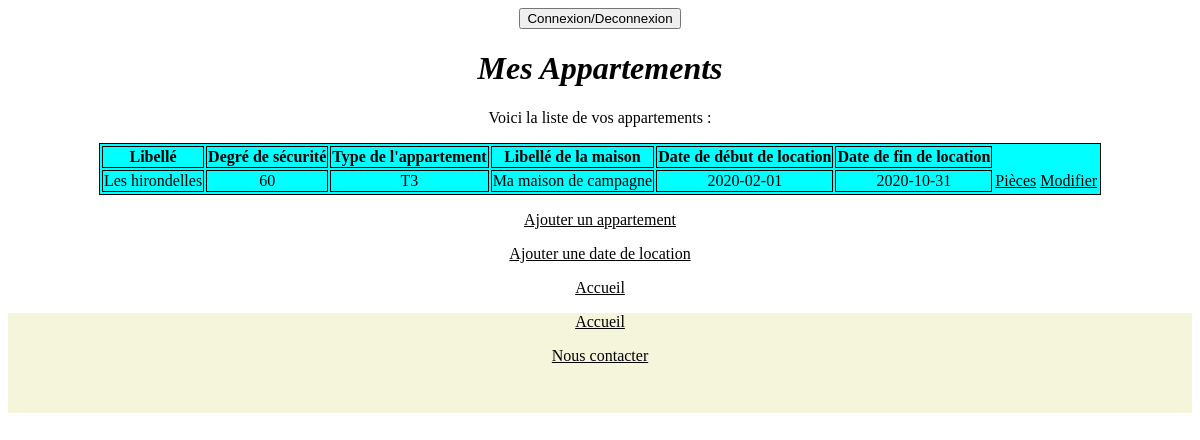
Screenshot of /index.php?cible=appartements&fonction=afficherAppartements (signed in) with the database file from the repository.
### tables this page shows
CREATE TABLE IF NOT EXISTS `appartement` (
  `Id_Appartement` int(11) NOT NULL AUTO_INCREMENT,
  `degreSecuriteAppartement` varchar(30) DEFAULT NULL,
  `libelleAppartement` varchar(30) DEFAULT NULL,
  `Id_Type_Appartement` int(11) NOT NULL,
  `Id_Maison` int(11) NOT NULL,
  PRIMARY KEY (`Id_Appartement`),
  KEY `Id_Type_Appartement` (`Id_Type_Appartement`),
  KEY `Id_Maison` (`Id_Maison`)
);

CREATE TABLE IF NOT EXISTS `type_appartement` (
  `Id_Type_Appartement` int(11) NOT NULL AUTO_INCREMENT,
  `libelle_type_appartement` varchar(50) DEFAULT NULL,
  PRIMARY KEY (`Id_Type_Appartement`)
);

CREATE TABLE IF NOT EXISTS `maison` (
  `Id_Maison` int(11) NOT NULL AUTO_INCREMENT,
  `nomMaison` varchar(30) DEFAULT NULL,
  `degreIsolation` int(11) DEFAULT NULL,
  `evaluationBase` varchar(30) DEFAULT NULL,
  `Id_Adresse` int(11) NOT NULL,
  PRIMARY KEY (`Id_Maison`),
  KEY `Id_Adresse` (`Id_Adresse`)
);

CREATE TABLE IF NOT EXISTS `locataire` (
  `Id_Appartement` int(11) NOT NULL,
  `dateDebutLocation` date NOT NULL,
  `dateFinLocation` date DEFAULT NULL,
  `Id_Utilisateur` int(11) NOT NULL,
  PRIMARY KEY (`Id_Appartement`,`dateDebutLocation`),
  KEY `Id_Utilisateur` (`Id_Utilisateur`)
);

### controleurs/appartements.php (called while the page is built, shortened)
<?php
include('./modele/requetes.appartements.php');
if (!isset($_GET['fonction']) || empty($_GET['fonction'])) {
    $function = "accueil";
    $alerte = "";
} else {
    $function = $_GET['fonction'];
}
switch ($function) {
    case 'afficherAppartements':
        $vue = "appartement";
        $entete = "Voici la liste de vos appartements :";
        $afficherAppartements = afficherAppartements($bdd);
        break;
}
include ('vues/header.php');
include ('vues/' . $vue . '.php');
include ('vues/footer.php');
?>

### index.php (called while the page is built, shortened)
<?php
if (isset($_GET['cible']) && !empty($_GET['cible'])) {
    $url = $_GET['cible'];
} else {
    $url = 'principal';
}
include('controleurs/' . $url . '.php');

### modele/requetes.appartements.php (called while the page is built, shortened)
<?php
function afficherAppartements(mysqli $bdd) {
    $query = 'SELECT * FROM `appartement` NATURAL JOIN locataire NATURAL JOIN maison NATURAL JOIN type_appartement WHERE Id_Utilisateur=' . $_SESSION['id'] . '';
    return mysqli_query($bdd, $query);
}
?>

### vues/appartement.php (the view, shortened to what this page needs)
<!DOCTYPE html>
    <html lang="fr">
        <head>
            <link rel="stylesheet" href="public/css/styles_con.css"/>
        </head>
    <body>
        <p><?php echo $entete; ?></p>
        <table class='appartement_table'>
        	<thead>
        		<tr>
                    <th class='appartement_td'>Libellé</th>
        			<th class='appartement_td'>Degré de sécurité</th>
                    <th class='appartement_td'>Type de l'appartement</th>
                    <th class='appartement_td'>Libellé de la maison</th>
                    <th class='appartement_td'>Date de début de location</th>
                    <th class='appartement_td'>Date de fin de location</th>
        		</tr>
        	</thead>
        	<tbody>
            <?php foreach ($afficherAppartements as $element) { ?>
                <tr>
                    <td class='appartement_td'>
        		    <?php echo $element['libelleAppartement']; ?>
                    </td>
                    <td class='appartement_td'>
                	<?php echo $element['degreSecuriteAppartement']; ?>
                    </td>
                    <td class='appartement_td'>
                    <?php echo $element['libelle_type_appartement']; ?>
                    </td>
                    <td class='appartement_td'>
                    <?php echo $element['nomMaison']; ?>
                    </td>
                    <td class='appartement_td'>
                    <?php echo $element['dateDebutLocation']; ?>
                    </td>
                    <td class='appartement_td'>
                    <?php echo $element['dateFinLocation']; ?>
                    </td>
                    <?php
                    echo '<td><a href="index.php?cible=pieces&fonction=afficherPieces&id='.$element['Id_Appartement'].'">Pièces</a></td>';
                    echo '<td><a href="index.php?cible=appartements&fonction=modifier&id='.$element['Id_Appartement'].'">Modifier</a></td>';
                    ?>
                </tr>
            <?php } ?>
        	</tbody>
        </table>
        <p><a href="index.php?cible=appartements&fonction=ajoutAppartement">Ajouter un appartement</a></p>
        <p><a href="index.php?cible=dateLocation&fonction=ajouterDateLocation">Ajouter une date de location</a></p>
        <p><a href="index.php">Accueil</a></p>
    </body>
</html>

### public/css/styles_con.css (style rules this page uses)
.appartement_table { background-color: aqua; align-items: center; margin-left: auto; margin-right: auto; border-width: 1px; border-color: black; border-style: solid; }
.appartement_td { border-width: 1px; border-color: black; border-style: solid; }
* { color: black; text-align: center; }

### rows the page displays
appartement: libelleAppartement "Les hirondelles", degreSecuriteAppartement "60", Id_Type_Appartement.libelle_type_appartement "T3", Id_Maison.nomMaison "Ma maison de campagne", locataire.dateDebutLocation "2020-02-01", locataire.dateFinLocation "2020-10-31"

### other values shown
$title "Mes Appartements"
$entete "Voici la liste de vos appartements :"
